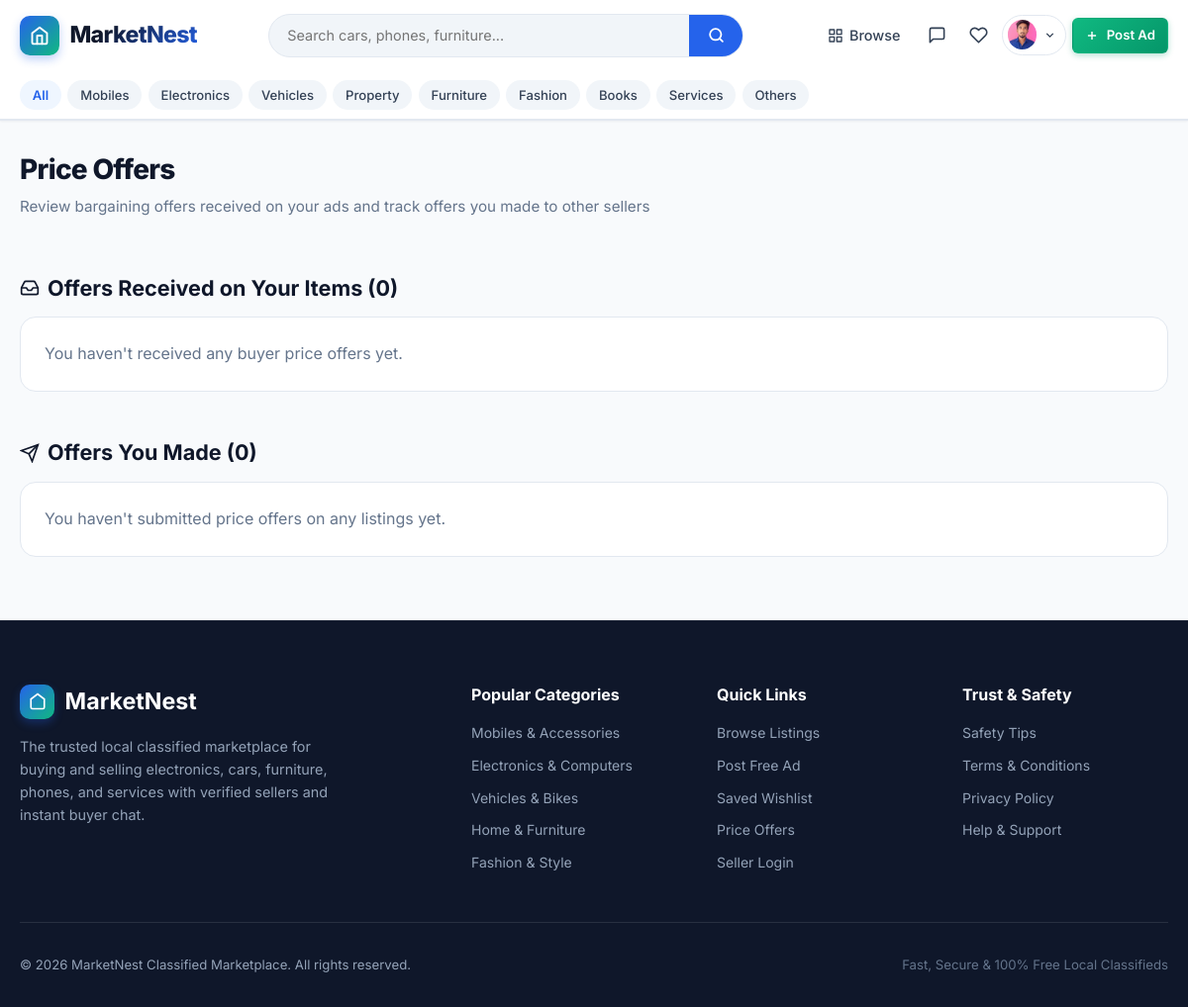
The page /offers/ (signed in) on the database its author committed.
### marketplace/models.py (models this page shows, shortened)
class Profile(models.Model):
    user = models.OneToOneField(User, on_delete=models.CASCADE, related_name='profile')
    phone = models.CharField(max_length=20, blank=True)
    location = models.CharField(max_length=120, blank=True, default='Mumbai, India')
    bio = models.TextField(blank=True, max_length=500)
    avatar = models.ImageField(upload_to='avatars/', blank=True, null=True)
    created_at = models.DateTimeField(auto_now_add=True)
    updated_at = models.DateTimeField(auto_now=True)
    @property
    def avatar_url(self):
        if self.avatar and hasattr(self.avatar, 'url'):
            return self.avatar.url
        return None

class Category(models.Model):
    name = models.CharField(max_length=80, unique=True)
    slug = models.SlugField(max_length=100, unique=True, blank=True)
    icon = models.CharField(max_length=50, default='tag', help_text='Icon identifier (e.g. smartphone, laptop, car, home, armchair, shirt, book, briefcase, wrench, box)')
    description = models.TextField(blank=True)
    order = models.PositiveIntegerField(default=0)
    class Meta:
        verbose_name_plural = 'Categories'
        ordering = ['order', 'name']

### marketplace/views.py (the view)
# urls.py: path('offers/', views.offers_list_view, name='offers_list'),
@login_required
def offers_list_view(request):
    received_offers = Offer.objects.filter(seller=request.user).select_related(
        'listing', 'buyer', 'buyer__profile'
    ).prefetch_related('listing__images')
    sent_offers = Offer.objects.filter(buyer=request.user).select_related(
        'listing', 'seller', 'seller__profile'
    ).prefetch_related('listing__images')
    context = {
        'received_offers': received_offers,
        'sent_offers': sent_offers,
    }
    return render(request, 'offers.html', context)

### marketplace/context_processors.py (called while the page is built)
def marketplace_context(request):
    context = {
        'all_categories': Category.objects.all()[:10],
        'favorites_count': 0,
        'unread_messages_count': 0,
        'pending_offers_count': 0,
    }
    if request.user.is_authenticated:
        context['favorites_count'] = Favorite.objects.filter(user=request.user).count()
        context['unread_messages_count'] = Message.objects.filter(
            conversation__in=request.user.buyer_conversations.all() | request.user.seller_conversations.all(),
            is_read=False
        ).exclude(sender=request.user).count()
        context['pending_offers_count'] = Offer.objects.filter(
            seller=request.user,
            status='pending'
        ).count()
    return context

### marketplace/templates/offers.html (shortened to what this page needs)
{% extends 'base.html' %}
{% load static %}
{% block content %}
<div class="container" style="padding-top: 2rem;">
  <div class="section-header">
    <div>
      <h1 class="section-title">Price Offers</h1>
      <p class="section-subtitle">Review bargaining offers received on your ads and track offers you made to other sellers</p>
    </div>
  </div>
  <div style="margin-bottom: 3rem;">
    <h2 style="font-size: 1.35rem; margin-bottom: 1rem; display: flex; align-items: center; gap: 0.5rem;">
      <svg width="20" height="20" viewBox="0 0 24 24" fill="none" stroke="currentColor" stroke-width="2"><polyline points="22 12 16 12 14 15 10 15 8 12 2 12"></polyline><path d="M5.45 5.11 2 12v6a2 2 0 0 0 2 2h16a2 2 0 0 0 2-2v-6l-3.45-6.89A2 2 0 0 0 16.76 4H7.24a2 2 0 0 0-1.79 1.11z"></path></svg>
      <span>Offers Received on Your Items ({{ received_offers|length }})</span>
    </h2>
    {% if received_offers %}
      <div class="offers-table-wrap">
        <table class="custom-table">
          <thead>
            <tr>
              <th>Advertisement</th>
              <th>Buyer</th>
              <th>Asking Price</th>
              <th>Offered Price</th>
              <th>Buyer Note</th>
              <th>Status</th>
              <th style="text-align: right;">Action</th>
            </tr>
          </thead>
          <tbody>
            {% for offer in received_offers %}
              <tr>
                <td>
                  <div class="table-listing-item">
                    {% if offer.listing.primary_image_url %}
                      <img src="{{ offer.listing.primary_image_url }}" alt="item" class="table-listing-thumb">
                    {% endif %}
                    <a href="{% url 'product_detail' offer.listing.id %}" style="font-weight: 700; color: var(--text-main);">
                      {{ offer.listing.title }}
                    </a>
                  </div>
                </td>
                <td>
                  <a href="{% url 'public_profile' offer.buyer.username %}" style="font-weight: 600;">
                    {{ offer.buyer.username }}
                  </a>
                </td>
                <td>{{ offer.listing.formatted_price }}</td>
                <td style="font-weight: 800; color: var(--primary); font-size: 1.05rem;">
                  ${{ offer.offered_price|floatformat:2 }}
                </td>
                <td style="font-size: 0.85rem; color: var(--text-muted); max-width: 220px;">
                  {{ offer.message|default:"-" }}
                </td>
                <td>
                  {% if offer.status == 'accepted' %}
                    <span class="badge badge-success">Accepted</span>
                  {% elif offer.status == 'rejected' %}
                    <span class="badge badge-danger">Rejected</span>
                  {% else %}
                    <span class="badge badge-warning">Pending</span>
                  {% endif %}
                </td>
                <td style="text-align: right;">
                  {% if offer.status == 'pending' %}
                    <div style="display: inline-flex; gap: 0.4rem;">
                      <form action="{% url 'offer_action' offer.id 'accept' %}" method="POST" style="margin: 0;">
                        {% csrf_token %}
                        <button type="submit" class="btn btn-accent btn-sm">Accept</button>
                      </form>
                      <form action="{% url 'offer_action' offer.id 'reject' %}" method="POST" style="margin: 0;">
                        {% csrf_token %}
                        <button type="submit" class="btn btn-outline btn-sm">Reject</button>
                      </form>
                    </div>
                  {% else %}
                    <span style="font-size: 0.8rem; color: var(--text-muted);">Resolved</span>
                  {% endif %}
                </td>
              </tr>
            {% endfor %}
          </tbody>
        </table>
      </div>
    {% else %}
      <p style="color: var(--text-muted); background: var(--bg-surface); padding: 1.5rem; border-radius: var(--radius-lg); border: 1px solid var(--border);">
        You haven't received any buyer price offers yet.
      </p>
    {% endif %}
  </div>
  <div>
    <h2 style="font-size: 1.35rem; margin-bottom: 1rem; display: flex; align-items: center; gap: 0.5rem;">
      <svg width="20" height="20" viewBox="0 0 24 24" fill="none" stroke="currentColor" stroke-width="2"><line x1="22" y1="2" x2="11" y2="13"></line><polygon points="22 2 15 22 11 13 2 9 22 2"></polygon></svg>
      <span>Offers You Made ({{ sent_offers|length }})</span>
    </h2>
    {% if sent_offers %}
      <div class="offers-table-wrap">
        <table class="custom-table">
          <thead>
            <tr>
              <th>Advertisement</th>
              <th>Seller</th>
              <th>Asking Price</th>
              <th>Your Offer</th>
              <th>Your Message</th>
              <th>Status</th>
              <th>Date</th>
            </tr>
          </thead>
          <tbody>
            {% for offer in sent_offers %}
              <tr>
                <td>
                  <div class="table-listing-item">
                    {% if offer.listing.primary_image_url %}
                      <img src="{{ offer.listing.primary_image_url }}" alt="item" class="table-listing-thumb">
                    {% endif %}
                    <a href="{% url 'product_detail' offer.listing.id %}" style="font-weight: 700; color: var(--text-main);">
                      {{ offer.listing.title }}
                    </a>
                  </div>
                </td>
                <td>
                  <a href="{% url 'public_profile' offer.seller.username %}" style="font-weight: 600;">
                    {{ offer.seller.username }}
                  </a>
                </td>
                <td>{{ offer.listing.formatted_price }}</td>
                <td style="font-weight: 800; color: var(--primary); font-size: 1.05rem;">
                  ${{ offer.offered_price|floatformat:2 }}
                </td>
                <td style="font-size: 0.85rem; color: var(--text-muted); max-width: 220px;">
                  {{ offer.message|default:"-" }}
                </td>
                <td>
                  {% if offer.status == 'accepted' %}
                    <span class="badge badge-success">Accepted by Seller</span>
                  {% elif offer.status == 'rejected' %}
                    <span class="badge badge-danger">Rejected</span>
                  {% else %}
                    <span class="badge badge-warning">Awaiting Seller</span>
                  {% endif %}
                </td>
                <td style="font-size: 0.85rem; color: var(--text-muted);">
                  {{ offer.created_at|date:"M d, Y" }}
                </td>
              </tr>
            {% endfor %}
          </tbody>
        </table>
      </div>
    {% else %}
      <p style="color: var(--text-muted); background: var(--bg-surface); padding: 1.5rem; border-radius: var(--radius-lg); border: 1px solid var(--border);">
        You haven't submitted price offers on any listings yet.
      </p>
    {% endif %}
  </div>
</div>
{% endblock %}

### marketplace/templates/base.html (shortened to what this page needs)
{% load static %}
<!DOCTYPE html>
<html lang="en">
<head>
  <link rel="stylesheet" href="{% static 'css/style.css' %}">
</head>
<body>
<header class="site-header">
  <div class="container">
    <nav class="navbar">
      <a href="{% url 'home' %}" class="brand-logo" id="siteLogo">
        <div class="brand-icon-box">
          <svg width="20" height="20" viewBox="0 0 24 24" fill="none" stroke="currentColor" stroke-width="2.2" stroke-linecap="round" stroke-linejoin="round">
            <path d="m3 9 9-7 9 7v11a2 2 0 0 1-2 2H5a2 2 0 0 1-2-2z"></path>
            <polyline points="9 22 9 12 15 12 15 22"></polyline>
          </svg>
        </div>
        <span class="brand-name">MarketNest</span>
      </a>
      <div class="header-search">
        <form action="{% url 'browse' %}" method="GET" class="search-bar-inline">
          <input type="text" name="q" placeholder="Search cars, phones, furniture..." value="{{ request.GET.q }}">
          <button type="submit" aria-label="Search">
            <svg width="17" height="17" viewBox="0 0 24 24" fill="none" stroke="currentColor" stroke-width="2.5" stroke-linecap="round" stroke-linejoin="round">
              <circle cx="11" cy="11" r="8"></circle><line x1="21" y1="21" x2="16.65" y2="16.65"></line>
            </svg>
          </button>
        </form>
      </div>
      <div class="nav-actions">
        <div class="nav-links-desktop" id="navDesktopLinks">
          <a href="{% url 'browse' %}" class="nav-link">
            Browse
          </a>
          {% if user.is_authenticated %}
            <a href="{% url 'messages_inbox' %}" class="nav-icon-btn" title="Messages">
              <svg width="19" height="19" viewBox="0 0 24 24" fill="none" stroke="currentColor" stroke-width="2" stroke-linecap="round" stroke-linejoin="round">
                <path d="M21 15a2 2 0 0 1-2 2H7l-4 4V5a2 2 0 0 1 2-2h14a2 2 0 0 1 2 2z"></path>
              </svg>
            </a>
            <a href="{% url 'favorites' %}" class="nav-icon-btn" title="Saved">
              <svg width="19" height="19" viewBox="0 0 24 24" fill="none" stroke="currentColor" stroke-width="2" stroke-linecap="round" stroke-linejoin="round">
                <path d="M20.84 4.61a5.5 5.5 0 0 0-7.78 0L12 5.67l-1.06-1.06a5.5 5.5 0 0 0-7.78 7.78l1.06 1.06L12 21.23l7.78-7.78 1.06-1.06a5.5 5.5 0 0 0 0-7.78z"></path>
              </svg>
            </a>
            <div class="user-menu-dropdown">
              <button type="button" class="user-avatar-btn" id="userMenuBtn" aria-expanded="false">
                <div class="avatar-circle">
                  {% if user.profile.avatar_url %}
                    <img src="{{ user.profile.avatar_url }}" alt="{{ user.username }}">
                  {% else %}
                    {{ user.username|make_list|first|upper }}
                  {% endif %}
                </div>
                <svg width="13" height="13" viewBox="0 0 24 24" fill="none" stroke="currentColor" stroke-width="2.5">
                  <polyline points="6 9 12 15 18 9"></polyline>
                </svg>
              </button>
            </div>
          {% else %}
            <a href="{% url 'login' %}" class="nav-link">Log In</a>
            <a href="{% url 'register' %}" class="btn btn-outline-primary btn-sm">Register</a>
          {% endif %}
          <a href="{% url 'create_listing' %}" class="btn btn-accent btn-sm" id="postAdBtn">
            <svg width="14" height="14" viewBox="0 0 24 24" fill="none" stroke="currentColor" stroke-width="2.5"><line x1="12" y1="5" x2="12" y2="19"></line><line x1="5" y1="12" x2="19" y2="12"></line></svg>
            Post Ad
          </a>
        </div>
      </div>
    </nav>
  </div>
  {% if all_categories %}
  <div class="category-subnav">
    <div class="container">
      <ul class="category-subnav-list">
        <li class="category-subnav-item">
          <a href="{% url 'browse' %}" class="{% if not request.GET.category %}active{% endif %}">All</a>
        </li>
        {% for cat in all_categories %}
        <li class="category-subnav-item">
          <a href="{% url 'browse' %}?category={{ cat.slug }}" class="{% if request.GET.category == cat.slug %}active{% endif %}">{{ cat.name }}</a>
        </li>
        {% endfor %}
      </ul>
    </div>
  </div>
  {% endif %}
</header>
<main class="main-content">
  {% block content %}{% endblock %}
</main>
<footer class="site-footer">
  <div class="container">
    <div class="footer-grid">
      <div class="footer-brand">
        <div style="display:flex;align-items:center;gap:0.65rem;margin-bottom:1rem;">
          <div class="brand-icon-box" style="width:2.2rem;height:2.2rem;">
            <svg width="18" height="18" viewBox="0 0 24 24" fill="none" stroke="currentColor" stroke-width="2.2">
              <path d="m3 9 9-7 9 7v11a2 2 0 0 1-2 2H5a2 2 0 0 1-2-2z"></path>
            </svg>
          </div>
          <h3 style="margin-bottom:0;color:#fff;">MarketNest</h3>
        </div>
        <p>The trusted local classified marketplace for buying and selling electronics, cars, furniture, phones, and services with verified sellers and instant buyer chat.</p>
      </div>
      <div class="footer-col">
        <h4>Popular Categories</h4>
        <div class="footer-links">
          <a href="{% url 'browse' %}?category=mobiles">Mobiles &amp; Accessories</a>
          <a href="{% url 'browse' %}?category=electronics">Electronics &amp; Computers</a>
          <a href="{% url 'browse' %}?category=vehicles">Vehicles &amp; Bikes</a>
          <a href="{% url 'browse' %}?category=furniture">Home &amp; Furniture</a>
          <a href="{% url 'browse' %}?category=fashion">Fashion &amp; Style</a>
        </div>
      </div>
      <div class="footer-col">
        <h4>Quick Links</h4>
        <div class="footer-links">
          <a href="{% url 'browse' %}">Browse Listings</a>
          <a href="{% url 'create_listing' %}">Post Free Ad</a>
          <a href="{% url 'favorites' %}">Saved Wishlist</a>
          <a href="{% url 'offers_list' %}">Price Offers</a>
          <a href="{% url 'login' %}">Seller Login</a>
        </div>
      </div>
      <div class="footer-col">
        <h4>Trust &amp; Safety</h4>
        <div class="footer-links">
          <a href="#safety">Safety Tips</a>
          <a href="#terms">Terms &amp; Conditions</a>
          <a href="#privacy">Privacy Policy</a>
          <a href="#contact">Help &amp; Support</a>
        </div>
      </div>
    </div>
    <div class="footer-bottom">
      <p>&copy; {% now "Y" %} MarketNest Classified Marketplace. All rights reserved.</p>
      <p style="color:#64748b;">Fast, Secure &amp; 100% Free Local Classifieds</p>
    </div>
  </div>
</footer>
</body>
</html>

### rows shown on the page
Category: name "Mobiles"
Category: name "Electronics"
Category: name "Vehicles"
Category: name "Property"
Category: name "Furniture"
Category: name "Fashion"
Category: name "Books"
Category: name "Services"
Category: name "Others"

### other values the page prints
{{ received_offers|length }} "0"
{{ sent_offers|length }} "0"
